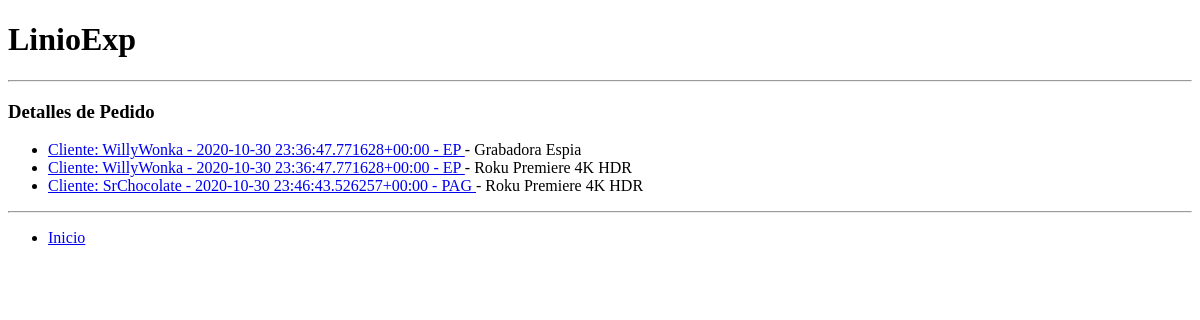
/detallepedido, run on an earlier commit of the app's database.
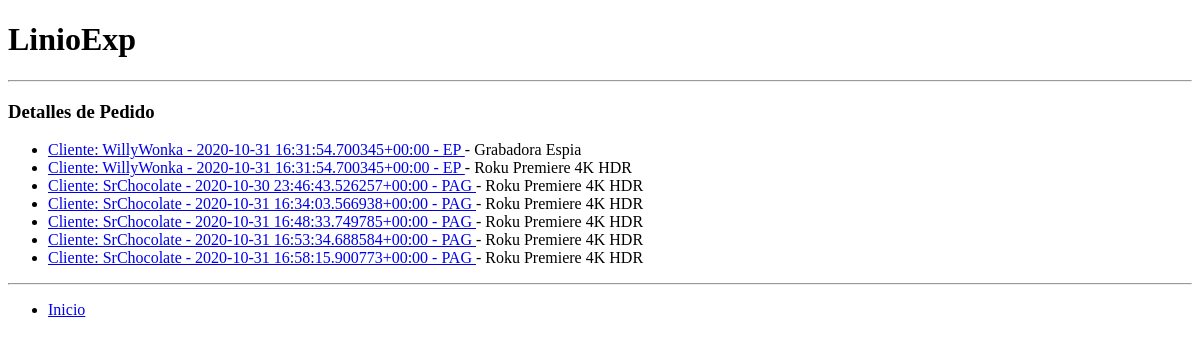
And on a later commit of the database.
### main/models.py (models this page shows, shortened)
class DetallePedido(models.Model):
    producto = models.ForeignKey('Producto', on_delete=models.CASCADE)
    pedido = models.ForeignKey('Pedido', on_delete=models.CASCADE)
    cantidad = models.IntegerField(blank=True, null=True)

class Pedido(models.Model):
    cliente = models.ForeignKey('Cliente', on_delete=models.CASCADE)
    repartidor = models.ForeignKey('Colaborador', on_delete=models.SET_NULL, null=True)
    ubicacion = models.ForeignKey('Localizacion', on_delete=models.SET_NULL, null=True)
    fecha_creacion = models.DateTimeField(auto_now=True)
    fecha_entrega = models.DateTimeField(blank=True, null=True)
    estado = models.CharField(max_length=3)
    direccion_entrega = models.CharField(max_length=100, blank=True, null=True)
    tarifa = models.FloatField(blank=True, null=True)
    def __str__(self):
        return f'{self.cliente} - {self.fecha_creacion} - {self.estado}'

class Cliente(models.Model):
    user_profile = models.OneToOneField(Profile, on_delete=models.CASCADE)
    preferencias = models.ManyToManyField(to='Categoria')
    def __str__(self):
        return f'Cliente: {self.user_profile.user.get_username()}'

class Profile(models.Model):
    user = models.OneToOneField(User, on_delete=models.CASCADE)
    documento_identidad = models.CharField(max_length=8)
    fecha_nacimiento = models.DateField()
    estado = models.CharField(max_length=3)
    MASCULINO = 'MA'
    FEMENINO = 'FE'
    NO_BINARIO = 'NB'
    GENERO_CHOICES = [
        (MASCULINO, 'Masculino'),
        (FEMENINO, 'Femenino'),
        (NO_BINARIO, 'No Binario')
    ]
    genero = models.CharField(max_length=2, choices=GENERO_CHOICES)

class Producto(models.Model):
    categoria = models.ForeignKey('Categoria', on_delete=models.SET_NULL, null=True)
    proveedor = models.ForeignKey('Proveedor', on_delete=models.SET_NULL, null=True)
    nombre = models.CharField(max_length=20)
    descripcion = models.TextField()
    precio = models.FloatField()
    estado = models.CharField(max_length=3)
    descuento = models.FloatField(default=0)
    def __str__(self):
        return self.nombre

### main/views.py (the view)
# urls.py: path('detallepedido', views.DetallePedidoListView.as_view(), name='detallepedido-list'),
class DetallePedidoListView(ListView):
    model = DetallePedido

### main/templates/main/detallepedido_list.html (shortened to what this page needs)
<!DOCTYPE html>
<html lang="en" dir="ltr">
  <head>
  </head>
  <body>
    <h1> LinioExp </h1>
    <hr>
    <h3> Detalles de Pedido </h3>
    <ul>
      {% for detallepedido in object_list %}
        <li>
          <a href="{% url 'detallepedido-detail' detallepedido.pk %}">
            {{ detallepedido.pedido }}
          </a>
          - {{ detallepedido.producto }}
        </li>
      {% empty %}
        <li>Aun no hay detalles de pedidos disponibles.</li>
      {% endfor %}
    </ul>
    <hr>
    <ul>
      <li> <a href="{% url 'home' %}">Inicio</a> </li>
    </ul>
  </body>
</html>

What changed in the data, as far as the page shows it:
changed through a linked row, DetallePedido "Grabadora Espia": pedido "Cliente: WillyWonka - 2020-10-30 23:36:47.771628+00:00 - EP" → "Cliente: WillyWonka - 2020-10-31 16:31:54.700345+00:00 - EP"
changed DetallePedido (number 2 of 7 on the later page): pedido "Cliente: WillyWonka - 2020-10-30 23:36:47.771628+00:00 - EP" → "Cliente: WillyWonka - 2020-10-31 16:31:54.700345+00:00 - EP"
added DetallePedido: pedido "Cliente: SrChocolate - 2020-10-31 16:34:03.566938+00:00 - PAG", producto "Roku Premiere 4K HDR"
added DetallePedido: pedido "Cliente: SrChocolate - 2020-10-31 16:48:33.749785+00:00 - PAG", producto "Roku Premiere 4K HDR"
added DetallePedido: pedido "Cliente: SrChocolate - 2020-10-31 16:53:34.688584+00:00 - PAG", producto "Roku Premiere 4K HDR"
added DetallePedido: pedido "Cliente: SrChocolate - 2020-10-31 16:58:15.900773+00:00 - PAG", producto "Roku Premiere 4K HDR"
